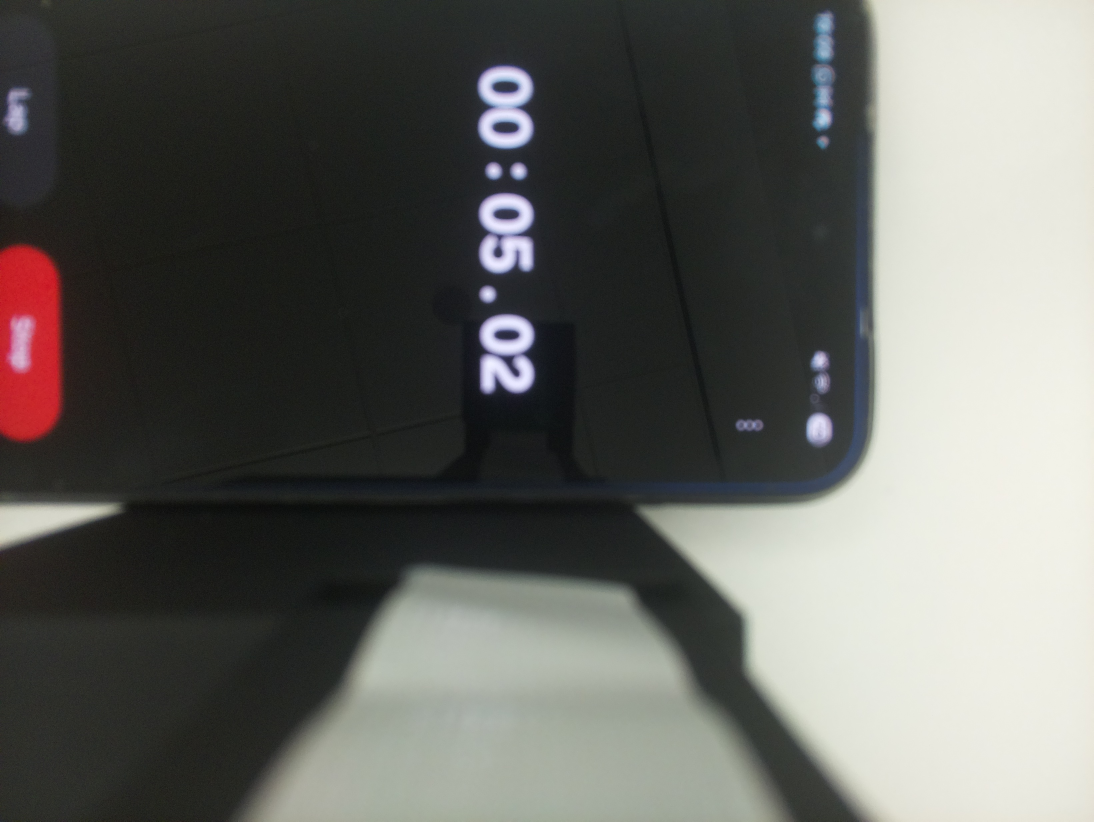
#> input picture Camera/Image/test0.jpg, 3280 x 2464 px (shown at 1/3 size); its folder holds 4 pictures in this run
$ python stitch30.py   (older library calls are emulated)
#> lines starting #> are read from the running program, lines starting #| are printed output that depends on the picture
import cv2
import numpy as np
from pathlib import Path
from PIL import Image
import glob
import os

BASE_DIR = Path(__file__).resolve().parent
IMAGES_PATH = BASE_DIR / "Image"
PDF_DIR = BASE_DIR / "SavedPDF"
PDF_DIR.mkdir(exist_ok=True)

COLS = 6
SCALE = 1.15

def crop_tile(img):
    h, w = img.shape[:2]
    # 🔽 LESS ZOOM (was 0.05 → now 0.02)
    return img[int(h*0.02):int(h*0.98), int(w*0.02):int(w*0.98)]

# [51 lines left out: functions blend_horizontal, blend_vertical, not called in this run]

image_paths = sorted(glob.glob(os.path.join(IMAGES_PATH, "*.jpg")) +
                     glob.glob(os.path.join(IMAGES_PATH, "*.jpeg")))

if len(image_paths) == 0:
    raise ValueError("No images found in Imagez folder")

images = []
for path in image_paths:
    img = cv2.imread(str(path))
#> img is the input picture: shape (2464, 3280, 3); mean B, G, R 97.3, 101.5, 101.3
    if img is None:
        raise ValueError(f"Failed to load: {path}")

    # 🔁 ROTATE 90° CLOCKWISE
    img = cv2.rotate(img, cv2.ROTATE_90_CLOCKWISE)
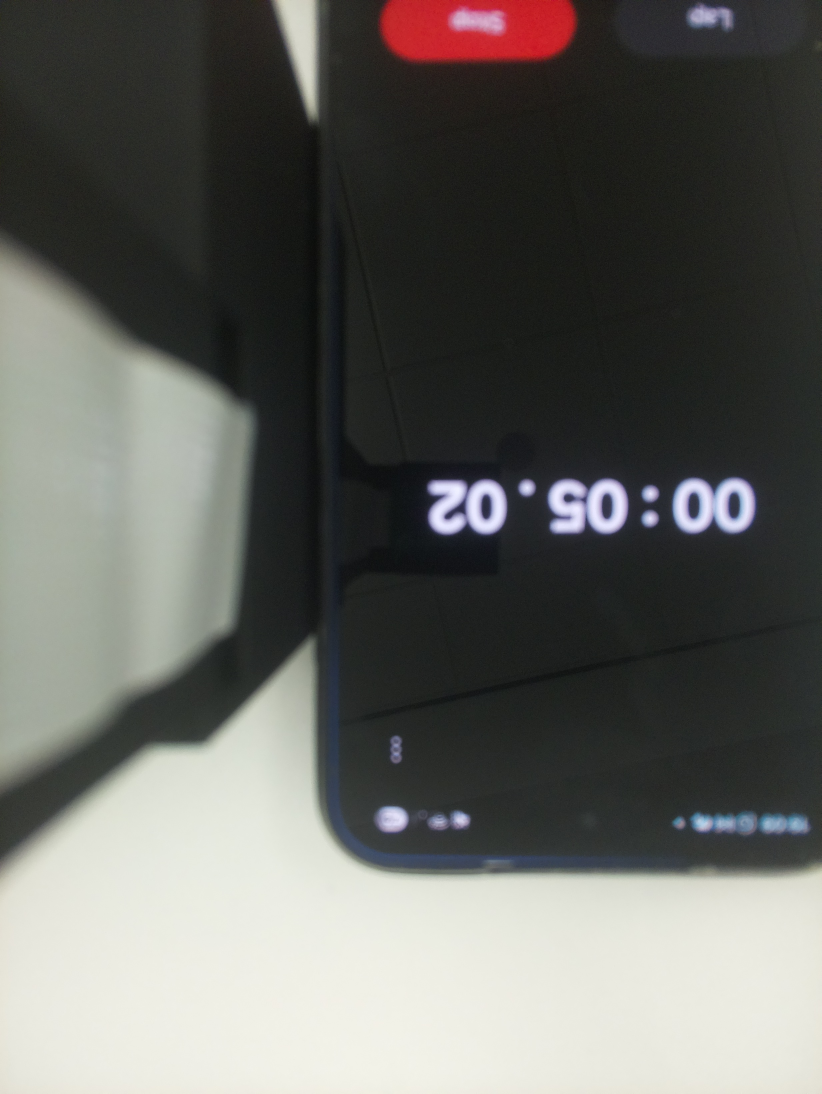
#> img: shape (3280, 2464, 3) (shown at 1/3 size); mean B, G, R 97.3, 101.5, 101.3

    img = crop_tile(img)
#> in crop_tile, `return img[int(h*0.02):int(h*0.98), int(w*0.02):int(w*0.98)]`:
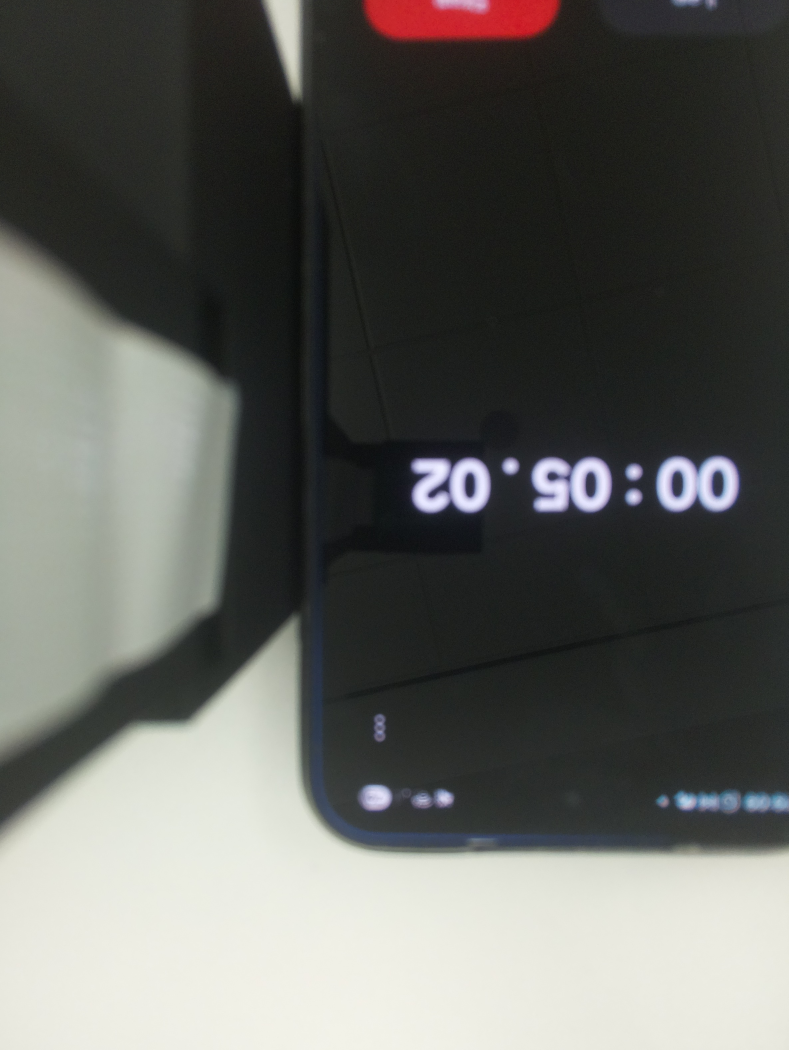
#> returned value: shape (3149, 2365, 3) (shown at 1/3 size); mean of channels 0, 1, 2 95, 99, 98.3; drawn as B, G, R
    images.append(img)
#> pass 2 of the loop `for path in image_paths:`:
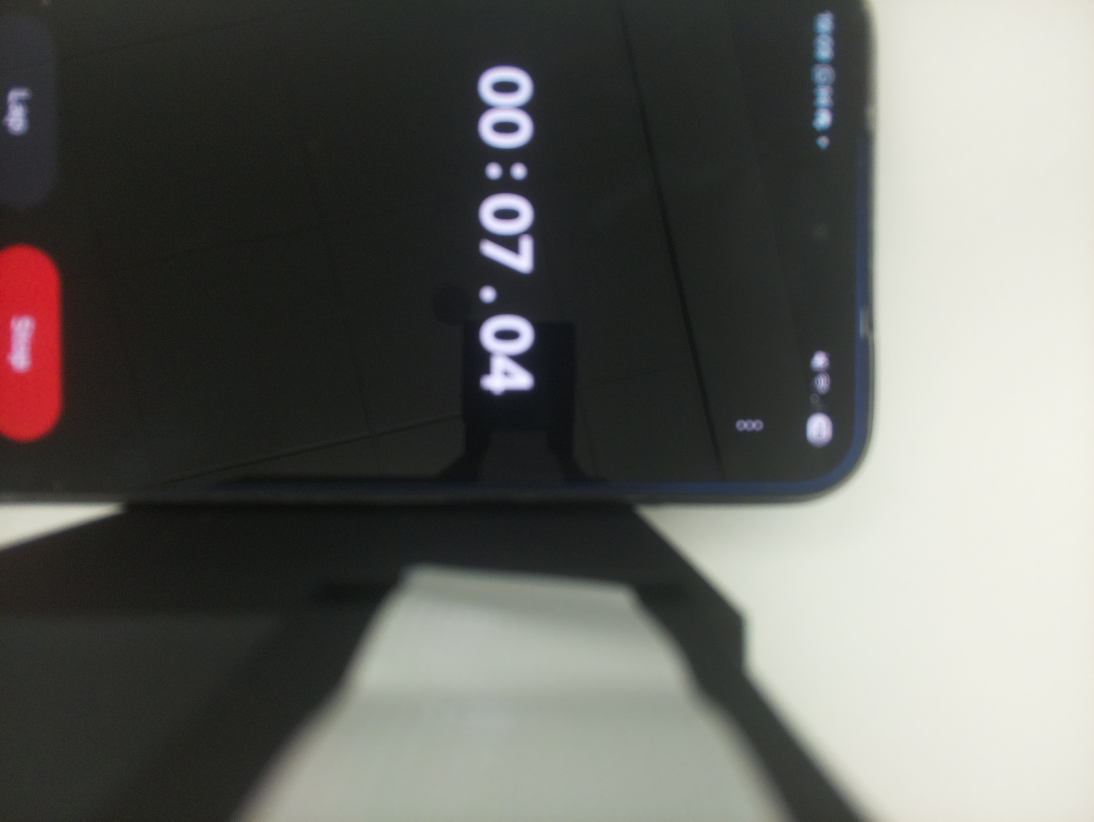
#> input picture Camera/Image/test1.jpg, 3280 x 2464 px (shown at 1/3 size)
#> img is the input picture: shape (2464, 3280, 3); mean B, G, R 96.9, 101.1, 101.1
#> `img = cv2.rotate(img, cv2.ROTATE_90_CLOCKWISE)`:
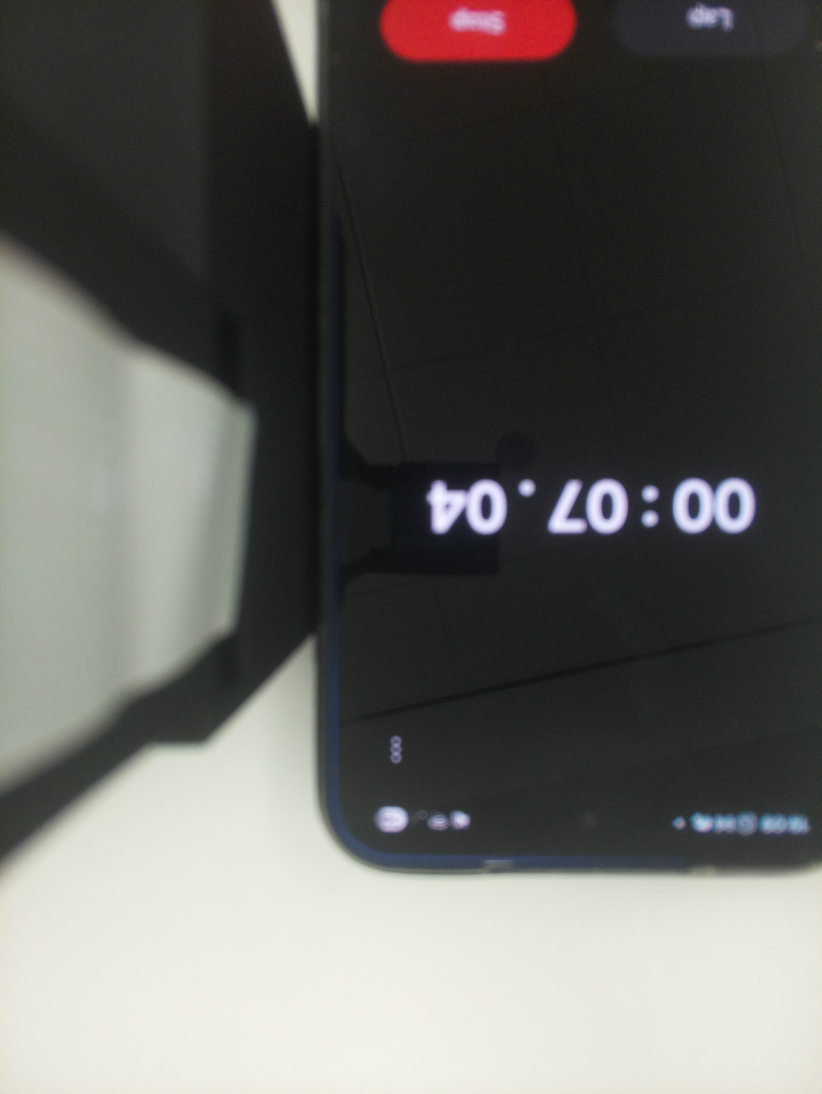
#> img: shape (3280, 2464, 3) (shown at 1/3 size); mean B, G, R 96.9, 101.1, 101.1
#> in crop_tile (call 2), `return img[int(h*0.02):int(h*0.98), int(w*0.02):int(w*0.98)]`:
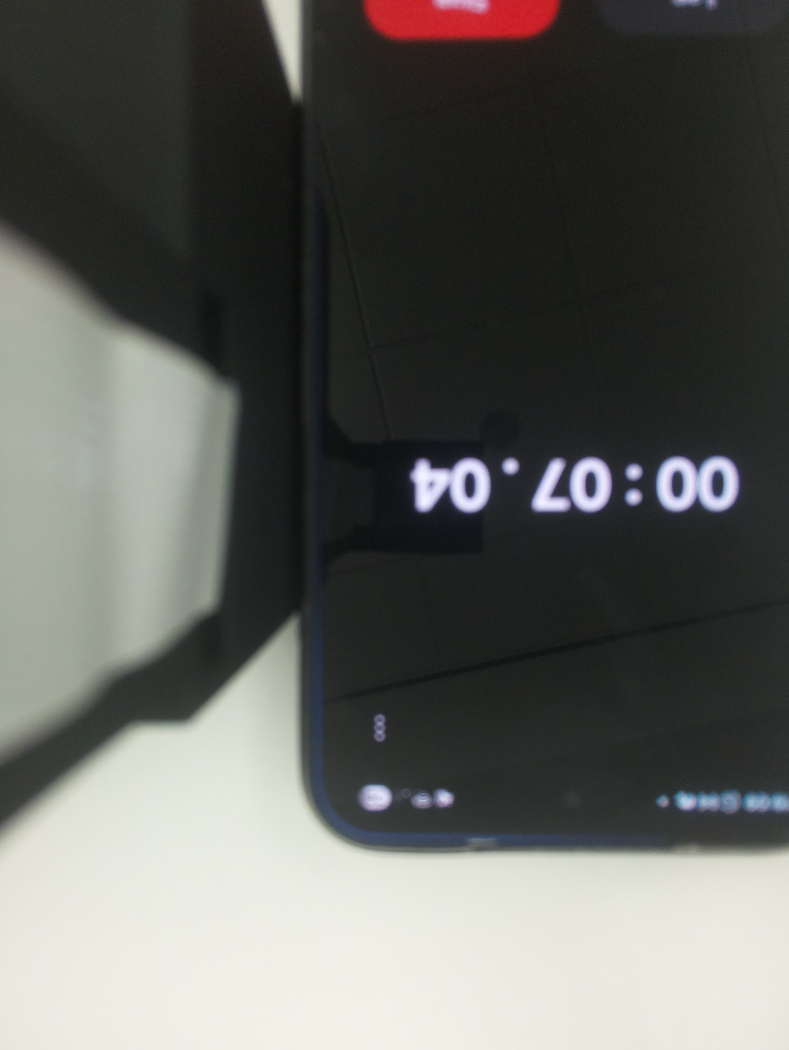
#> returned value: shape (3149, 2365, 3) (shown at 1/3 size); mean of channels 0, 1, 2 94.6, 98.6, 98; drawn as B, G, R
#> pass 3 of the loop `for path in image_paths:`:
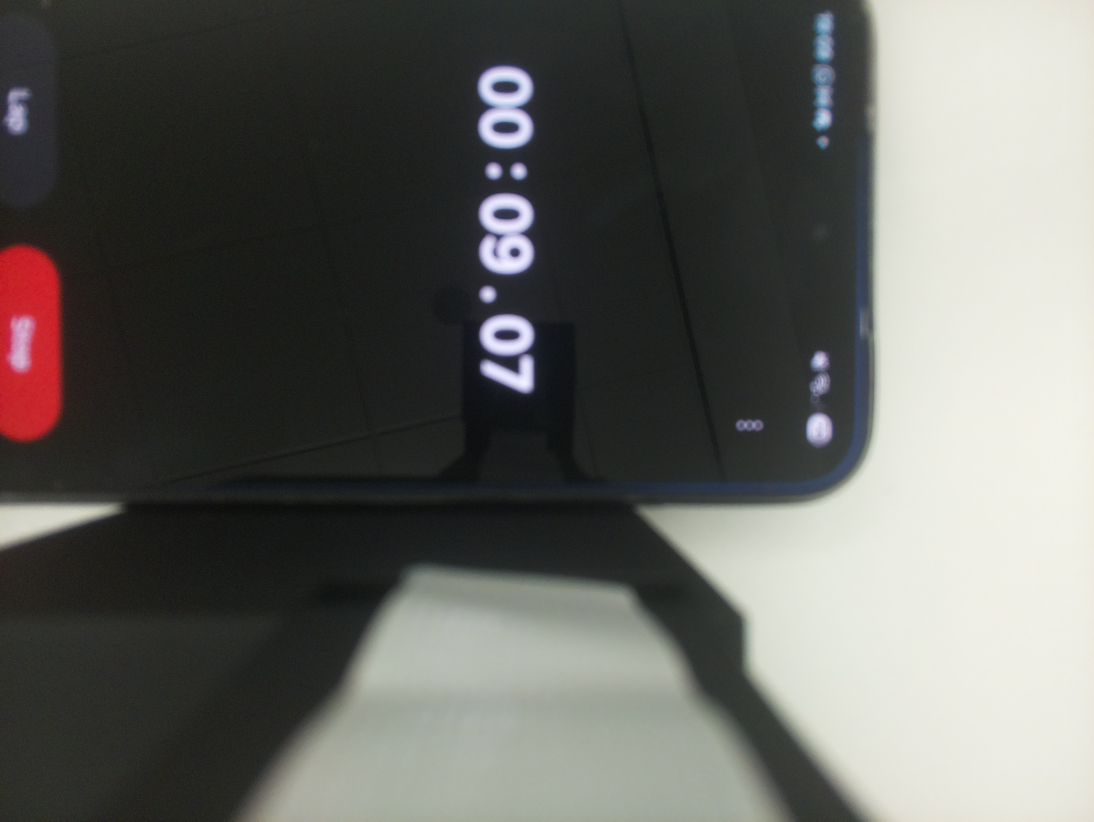
#> input picture Camera/Image/test2.jpg, 3280 x 2464 px (shown at 1/3 size)
#> img is the input picture: shape (2464, 3280, 3); mean B, G, R 97.3, 101.3, 101.4
#> `img = cv2.rotate(img, cv2.ROTATE_90_CLOCKWISE)`:
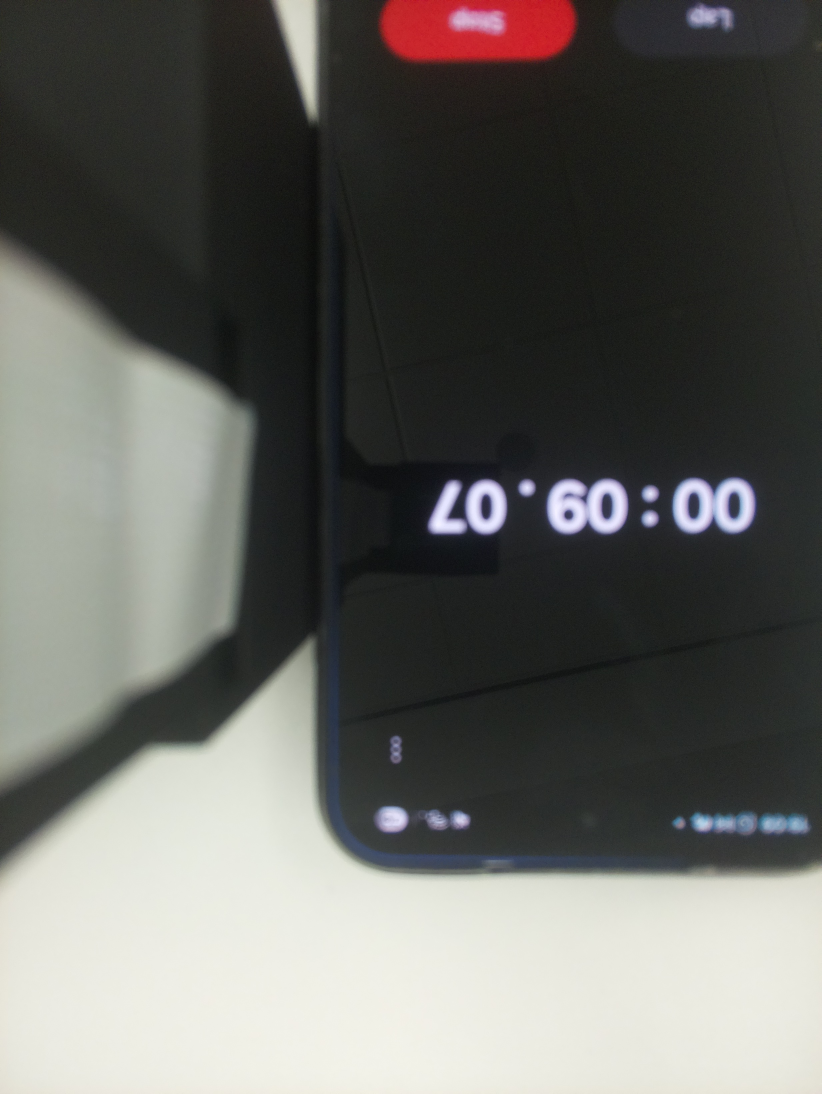
#> img: shape (3280, 2464, 3) (shown at 1/3 size); mean B, G, R 97.3, 101.3, 101.4
#> in crop_tile (call 3), `return img[int(h*0.02):int(h*0.98), int(w*0.02):int(w*0.98)]`:
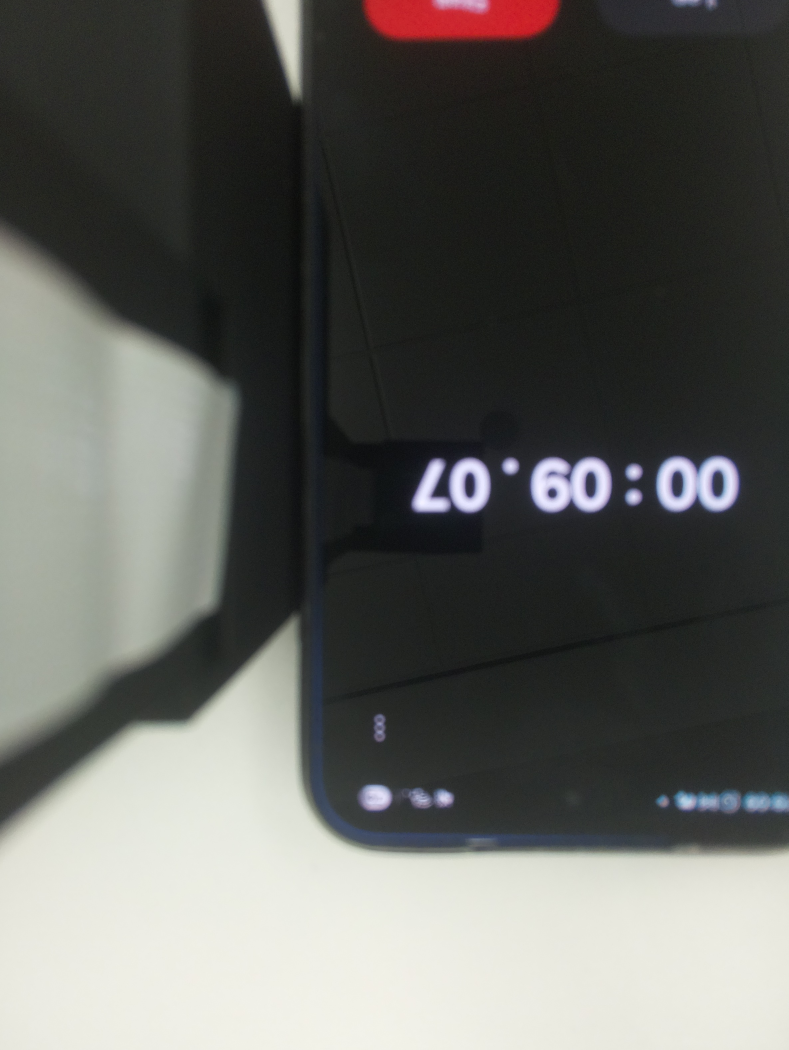
#> returned value: shape (3149, 2365, 3) (shown at 1/3 size); mean of channels 0, 1, 2 95, 98.9, 98.3; drawn as B, G, R
#> the loop made 4 passes; the first 3 are shown

total = len(images)
ROWS = total // COLS

if ROWS == 0:
#> (the run stopped early here; a loop or call above may not have finished)
